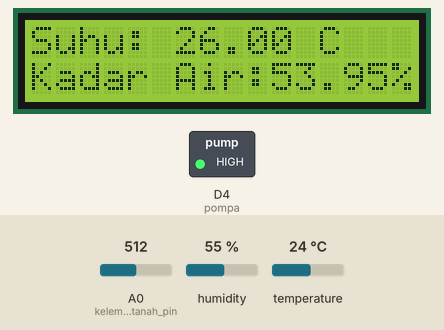
Recording of a sketch running on a simulated ESP8266 (NodeMCU). Parts: 16×2 character LCD, switched loads named in the sketch (green lamp = pin HIGH). The test bench sets the inputs (shaded band); at power-on: A0 (kelembabantanah_pin) = 512, temperature 24 °C, humidity 55 %. WiFi joins after 1.5 s; servers stay silent unless stated; uploads are accepted with an empty reply; what the sketch prints to the serial monitor is not drawn.

Above: at 3.4 s.
3.5 s: A0 (kelembabantanah_pin) set to 535
At 7.4 s:
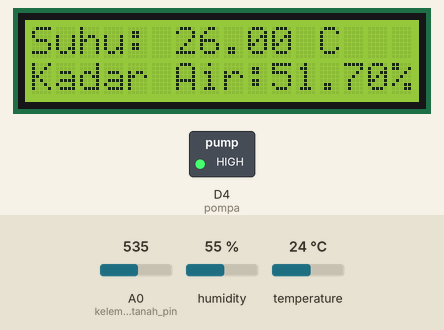
7.8 s: A0 (kelembabantanah_pin) set to 561
At 10.7 s:
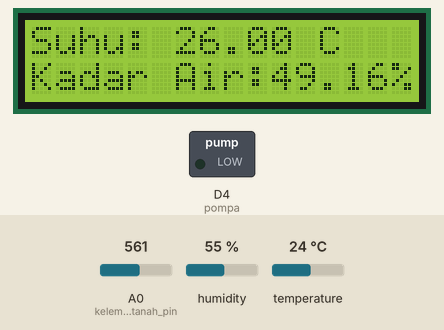
12.1 s: A0 (kelembabantanah_pin) set to 952
At 16.9 s:
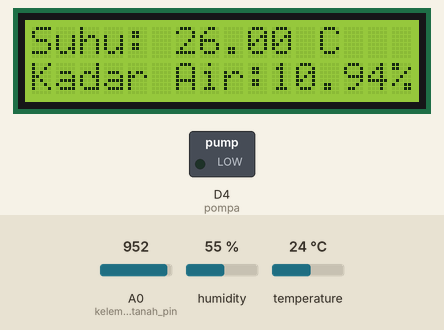
17.6 s: A0 (kelembabantanah_pin) set to 971
At 20.1 s:
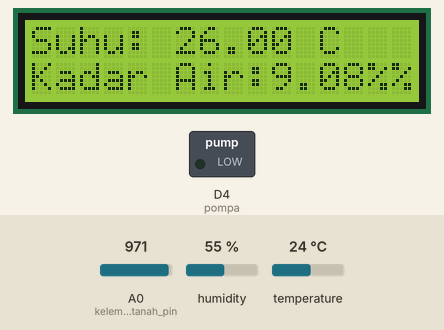
21.9 s: temperature set to 27 °C
At 23.7 s:
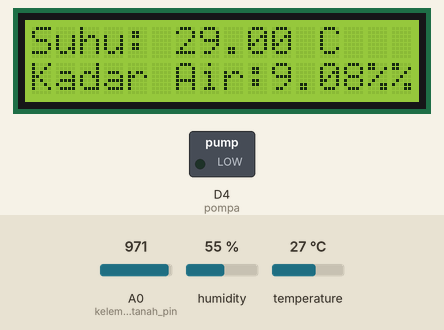
26.2 s: temperature set to 30 °C
At 30.6 s:
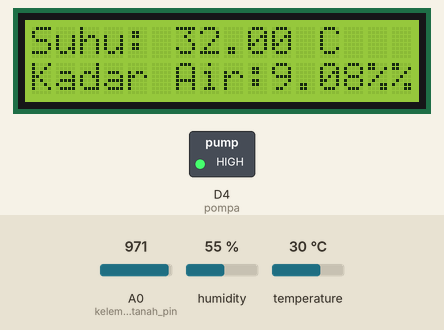
Timing chart, 0 to 31.8 s (numbered marks = the images above; inputs shaded):
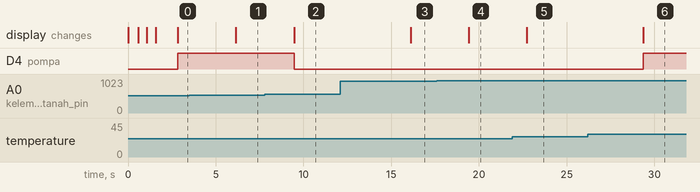

The sketch:

Smart_Garden.ino
```cpp
#include <LiquidCrystal_I2C.h>
#include <Wire.h>
#include "ESP8266WiFi.h"
#include "DHT.h"


// WiFi parameters
const char* ssid = "qw";
const char* password = "123456789";

// Pin
#define DHTPIN D5
#define pompa D4
byte kelembabantanah_pin = A0;

// Use DHT11 sensor
#define DHTTYPE DHT11

// Initialize DHT senso r
DHT dht(DHTPIN, DHTTYPE, 15);
LiquidCrystal_I2C lcd(0x27, 16, 2);
// Host
const char* host = "dweet.io";
const char* thing  = "skripsieja";
void setup() {

  // Start Serial
  Serial.begin(115200);
  delay(10);

  // Init DHT
  dht.begin();
  lcd.begin();


  // We start by connecting to a WiFi network
  Serial.println();
  Serial.println();
  Serial.print("Connecting to ");
  Serial.println(ssid);
  WiFi.begin(ssid, password);
  while (WiFi.status() != WL_CONNECTED) {
    delay(500);
    Serial.print(".");
    lcd.print(".");
  }
  pinMode(pompa, OUTPUT);
  Serial.println("");
  lcd.clear();
  Serial.println("WiFi connected");
  Serial.println("IP address: ");
  Serial.println(WiFi.localIP());
}


void loop() {

  Serial.print("Connecting to ");
  Serial.println(host);

  // Use WiFiClient class to create TCP connections
  WiFiClient client;
  const int httpPort = 80;
  if (!client.connect(host, httpPort)) {
    Serial.println("connection failed");
    return;
  }

  float kt;
  int tanah;
  tanah = analogRead(kelembabantanah_pin);
  kt = ( 100 - ( (tanah / 1023.00) * 100 ) ) +4,3;
  delay(1000);

  // Reading temperature and humidity
  float h = dht.readHumidity();

  // Read temperature as Celsius
  float t;
  float suhu = dht.readTemperature();
  t = suhu + 2,18;

  lcd.setCursor(0, 0);
  lcd.print("Suhu: ");
  lcd.print(t);
  lcd.print(" C");
  Serial.print(t);
  Serial.println(" *C");

  lcd.setCursor(0, 1);
  lcd.print("Kadar Air:");
  lcd.print(kt);
  lcd.print("%");
  Serial.print(kt);

  if (kt <= 50 && t <= 30) {
    digitalWrite(pompa, LOW);
  }
  else {
    digitalWrite(pompa, HIGH);
  }


  String url = "/dweet/for/";
  url += thing;
  url += "?";
  url += "Suhu=";
  url += t;
  url += "&Humidity=";
  url += kt;

  Serial.print("Requesting URL: ");
  Serial.println(url);

  // This will send the request to the server
  client.print(String("GET ") + url + " HTTP/1.1\r\n" +
               "Host: " + host + "\r\n" +
               "Connection: close\r\n\r\n");
  unsigned long timeout = millis();
  while (client.available() == 0) {
    if (millis() - timeout > 3000) {
      Serial.println(">>> Client Timeout !");
      client.stop();
      return;
    }
  }

  // Read all the lines of the reply from server and print them to Serial
  while (client.available()) {
    String line = client.readStringUntil('\r');
    Serial.print(line);
  }

  Serial.println("closing connection");

  // Repeat every 10 seconds
  delay(1000);

}
```

Measured:
- the behaviour switches between 552 and 553 on A0 (kelembabantanah_pin) (found by bisection; images 1 and 2)
- the behaviour switches between 961 and 962 on A0 (kelembabantanah_pin) (found by bisection; images 3 and 4)
- the behaviour switches between 28 and 29 °C on temperature (found by bisection; images 5 and 6)
- after the input at 3.5 s, the display: changes after 2.6 s (image 1)
- after the input at 7.8 s, D4 (pompa): HIGH → LOW after 1.7 s; the display: changes after 1.7 s (image 2)
- after the input at 12.1 s, the display: changes after 4.0 s (image 3)
- after the input at 17.6 s, the display: changes after 1.8 s (image 4)
- after the input at 21.9 s, the display: changes after 0.82 s (image 5)
- after the input at 26.2 s, D4 (pompa): LOW → HIGH after 3.2 s; the display: changes after 3.2 s (image 6)
